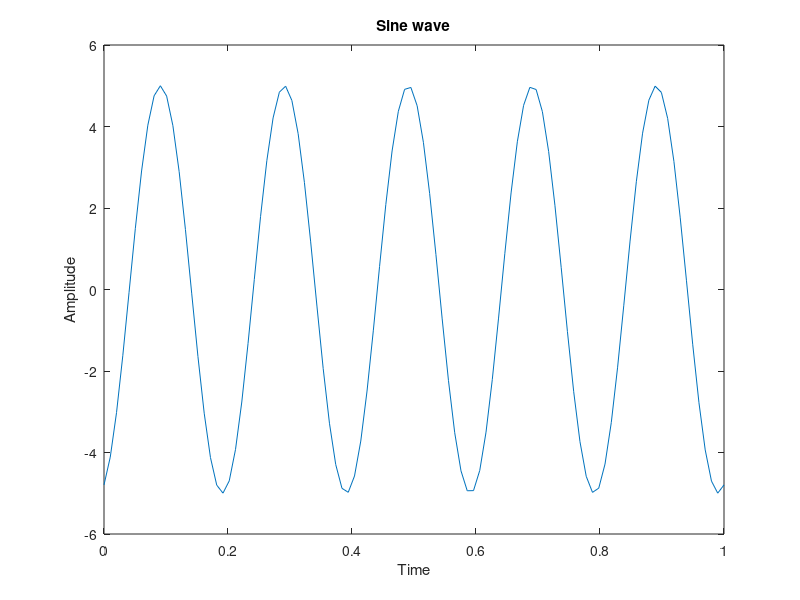

This chart was generated by the following MATLAB code:
%Example 1: Generation of sine wave
clc
clear all
close all
t=linspace(0,1,100) %Time vector
A=input('Enter the amplitude: ');
f=input('Enter the frequency: ');
phi=input('Enter the phase: ');
x=A*sin(2*pi*f*t+phi);
%Plot sine wave
plot(t,x),xlabel('Time'),ylabel('Amplitude');
title('Sine wave')
